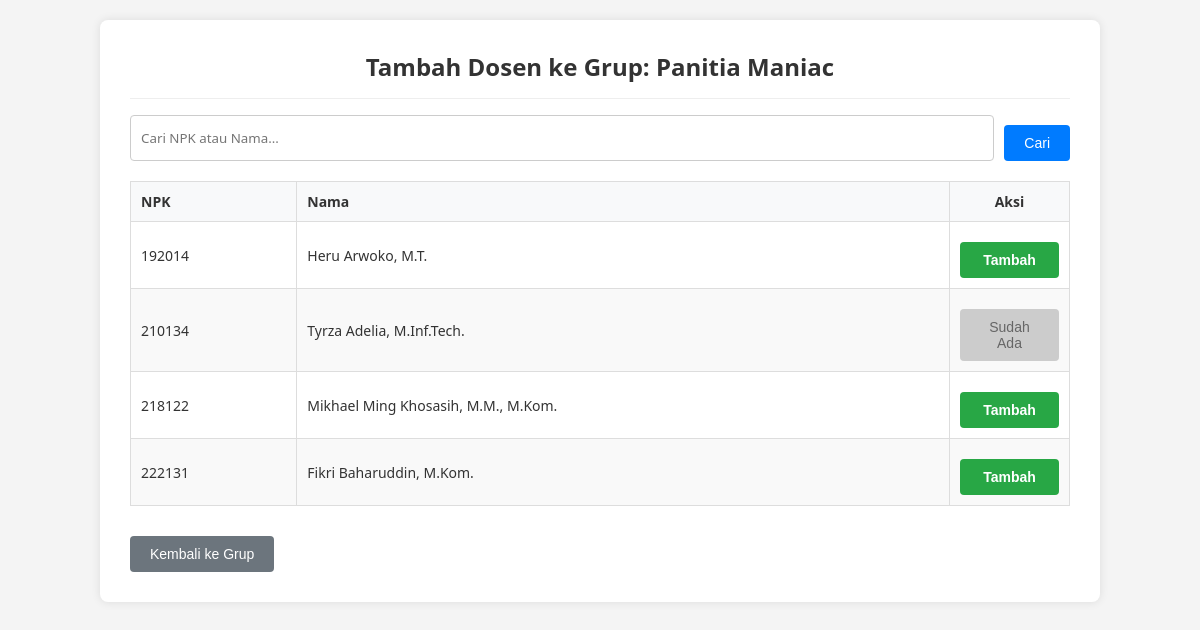
The app's page /tambah_member_dosen.php?id=2 (signed in) with its own data.
### tables this page shows
CREATE TABLE `grup` (
  `idgrup` int(11) NOT NULL,
  `username_pembuat` varchar(20) NOT NULL,
  `nama` varchar(45) DEFAULT NULL,
  `deskripsi` varchar(45) DEFAULT NULL,
  `tanggal_pembentukan` datetime DEFAULT NULL,
  `jenis` enum('Privat','Publik') DEFAULT NULL,
  `kode_pendaftaran` varchar(45) DEFAULT NULL
);

CREATE TABLE `dosen` (
  `npk` char(6) NOT NULL,
  `nama` varchar(45) DEFAULT NULL,
  `foto_extension` varchar(4) DEFAULT NULL
);

### class/parent.php (called while the page is built, shortened)
<?php
class classParent {
	public function __construct(){
		$this->mysqli =
		new mysqli(SERVER, UID, PWD, DB);
	}
}
?>

### class/grup.php (called while the page is built, shortened)
<?php
require_once("parent.php");
class Grup extends classParent {
    public function getGrup($idgrup = null) {
        if ($idgrup) {
            $sql = "SELECT * FROM grup WHERE idgrup = ?";
            $stmt = $this->mysqli->prepare($sql);
            $stmt->bind_param("i", $idgrup);
            $stmt->execute();
            $res = $stmt->get_result();
            $data = $res->fetch_assoc();
            return $data;
        }
    }
}
?>

### class/dosen.php (called while the page is built, shortened)
<?php
require_once("parent.php");
class Dosen extends classParent {
    public function getDosen($npk = null) {
        if ($npk) {
            $sql = "SELECT * FROM dosen WHERE npk=?";
            $stmt = $this->mysqli->prepare($sql);
            $stmt->bind_param("s", $npk);
            $stmt->execute();
            $res = $stmt->get_result();
            $data = $res->fetch_assoc();
            $stmt->close();
            return $data;
        } else {
            $sql = "SELECT * FROM dosen";
            $stmt = $this->mysqli->prepare($sql);
            $stmt->execute();
            $res = $stmt->get_result();
            $data = [];
            while ($row = $res->fetch_assoc()) {
                $data[] = $row;
            }
            return $data;
        }
    }
}
?>

### class/akun.php (called while the page is built, shortened)
<?php
require_once(__DIR__ . "/parent.php");
class Akun extends classParent
{
    public function getAkunByNpk($npk)
    {
        $sql = "SELECT * FROM akun WHERE npk_dosen = ?";
        $stmt = $this->mysqli->prepare($sql);
        $stmt->bind_param("s", $npk);
        $stmt->execute();
        $res = $stmt->get_result();
        $row = $res->fetch_assoc();
        return $row ?: false;
    }
}
?>

### class/member_grup.php (called while the page is built, shortened)
<?php
require_once("parent.php");
class MemberGrup extends classParent {
    public function isMember($idgrup, $username) {
        $sql = "SELECT * FROM member_grup WHERE idgrup = ? AND username = ?";
        $stmt = $this->mysqli->prepare($sql);
        $stmt->bind_param("is", $idgrup, $username);
        $stmt->execute();
        $res = $stmt->get_result();
        $exists = $res->fetch_assoc();
        return $exists ? true : false;
    }
}
?>

### tambah_member_dosen.php (the view, shortened to what this page needs)
<?php
require_once("class/member_grup.php");
require_once("class/dosen.php");
require_once("class/grup.php");
$idgrup = $_GET['id'];
$grupObj = new Grup();
$grup = $grupObj->getGrup($idgrup);
$memberObj = new MemberGrup();
$dosenObj = new Dosen();
$allDosen = $dosenObj->getDosen();
$cari = isset($_GET['cari']) ? strtolower($_GET['cari']) : "";
$dosens = [];
foreach ($allDosen as $d) {
    if ($cari == "" ||
        str_contains(strtolower($d['nama']), $cari) ||
        str_contains(strtolower($d['npk']),  $cari)) {
        $dosens[] = $d;
    require_once("class/akun.php");
    $akunObj = new Akun();
    $dosenList = [];
    foreach ($dosens as $d) {
        $akunDosen = $akunObj->getAkunByNpk($d['npk']);
        if ($akunDosen) {
            $d['username'] = $akunDosen['username'];
            $dosenList[] = $d;
        }
    }
    $dosens = $dosenList;
    }
}
?>
<!DOCTYPE html>
<html>
<head>
    <link rel="stylesheet" href="css/style.css">
</head>
<body>
<div class="container wide">
    <?php
    echo '<h1>Tambah Dosen ke Grup: ' . htmlentities($grup['nama']) . '</h1>';
    echo '<form method="get" action="" class="search-box">
        <input type="hidden" name="id" value="' . $idgrup . '">
        <input type="text" name="cari" id="search-input" placeholder="Cari NPK atau Nama..." value="' . htmlentities($cari) . '">
        <button type="submit" class="btn-search">Cari</button>
    </form>';
    echo '<table>
        <thead>
            <tr>
                <th>NPK</th>
                <th>Nama</th>
                <th style="text-align:center; width: 120px;">Aksi</th>
            </tr>
        </thead>
        <tbody>';
    if (empty($dosens)) {
        echo '<tr><td colspan="3" style="text-align:center;">Data tidak ditemukan.</td></tr>';
    } else {
        foreach ($dosens as $d) {
            $username_dosen = $d['username'];
            $already = $memberObj->isMember($idgrup, $username_dosen);
            echo '<tr>';
            echo '<td>' . htmlentities($d['npk']) . '</td>';
            echo '<td>' . htmlentities($d['nama']) . '</td>';
            echo '<td style="text-align:center;">';
            if ($already) {
                echo '<button class="btn-disabled" disabled>Sudah Ada</button>';
            } else {
                echo '<button class="btn-add btn-add-dosen" data-group="' . $idgrup . '" data-user="' . $username_dosen . '">Tambah</button>';
            }
            echo '</td>';
            echo '</tr>';
        }
    }
    echo '</tbody></table>';
    echo '<a href="detail_grup.php?id=' . $idgrup . '"><button type="button" class="btn-back">Kembali ke Grup</button></a>';
    ?>
</div>
</body>
</html>

### css/style.css (style rules this page uses)
:root { --bg-body: #f4f4f4; --bg-container: #ffffff; --bg-menu: #e9ecef; --bg-table-head: #f8f9fa; --bg-table-even: #f9f9f9; --bg-modal: #ffffff; --text-main: #333; --text-secondary: #555; --border-color: #ddd; --primary: #007bff; --primary-hover: #0056b3; --success: #28a745; --warning: #ffc107; --danger: #dc3545; --border-light: #eee; --input-border: #ccc; --modal-border: #888; --shadow: 0 0 10px rgba(0,0,0,0.1); }
* { box-sizing: border-box; }
body { font-family: 'Segoe UI', Tahoma, Geneva, Verdana, sans-serif; background-color: var(--bg-body); color: var(--text-main); padding: 20px; margin: 0; }
.container { background: var(--bg-container); padding: 30px; border-radius: 8px; width: 95%; max-width: 600px; margin: auto; box-shadow: var(--shadow); position: relative; }
.container.wide { max-width: 1000px; }
h1 { margin-top: 0; color: var(--text-main); text-align: center; border-bottom: 1px solid var(--border-light); padding-bottom: 15px; font-size: 24px; }
input[type="text"], input[type="password"], input[type="date"], input[type="datetime-local"], input[type="number"], input[type="file"], select, textarea { width: 100%; padding: 10px; border: 1px solid var(--input-border); border-radius: 4px; box-sizing: border-box; font-family: inherit; background-color: var(--bg-container); color: var(--text-main); }
button, .btn { cursor: pointer; padding: 10px 20px; border: none; border-radius: 4px; font-size: 14px; margin-top: 10px; transition: background 0.3s; text-decoration: none; display: inline-block; text-align: center; }
.btn-save, .btn-add, .btn-login { background-color: var(--success); color: white; width: 100%; font-weight: bold; }
.btn-back, .btn-secondary { background-color: #6c757d; color: white; }
.btn-primary, .btn-search, .page-link, .btn-menu, .detailBtn, .btn-detail { background-color: var(--primary); color: white; }
.btn-disabled { background-color: #ccc; color: #666; cursor: not-allowed; }
table { border-collapse: collapse; width: 100%; margin-bottom: 20px; font-size: 14px; }
th, td { border: 1px solid var(--border-color); padding: 10px; text-align: left; vertical-align: middle; }
th { background-color: var(--bg-table-head); color: var(--text-main); font-weight: 600; }
tr:nth-child(even) { background-color: var(--bg-table-even); }
.search-box { margin-bottom: 20px; display: flex; gap: 10px; flex-wrap: wrap; }
.search-box input { flex: 1; }

### records on screen
grup: nama "Panitia Maniac"
dosen: npk "192014", nama "Heru Arwoko, M.T."
dosen: npk "210134", nama "Tyrza Adelia, M.Inf.Tech.", shows "Sudah Ada"
dosen: npk "218122", nama "Mikhael Ming Khosasih, M.M., M.Kom."
dosen: npk "222131", nama "Fikri Baharuddin, M.Kom."
